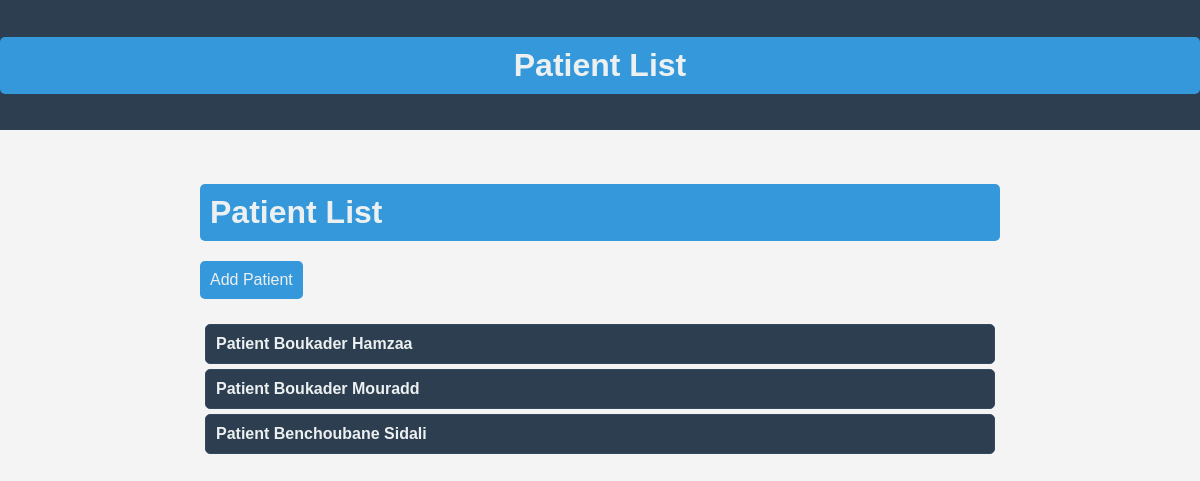
The app's page /patients/ with its own data.
### clinicHub/models.py (models this page shows, shortened)
class Person(models.Model):
    ID_Person = models.AutoField(primary_key=True)
    Nom = models.CharField(max_length=(50))
    Prenom = models.CharField(max_length=(50))
    DateNaissance = models.DateField(default='2000-01-01')
    sexe = models.CharField(max_length=(50))
    Adresse = models.CharField(max_length=(50))
    num_tel = models.IntegerField(default=0)
    email = models.EmailField(default="test@domain.com")

class Patient(Person):
    ID_Patient = models.AutoField(primary_key=True)
    def __str__(self):
        return 'Patient '+self.Nom +' '+self.Prenom

class Person(models.Model):
    ID_Person = models.AutoField(primary_key=True)
    Nom = models.CharField(max_length=(50))
    Prenom = models.CharField(max_length=(50))
    DateNaissance = models.DateField(default='2000-01-01')
    sexe = models.CharField(max_length=(50))
    Adresse = models.CharField(max_length=(50))
    num_tel = models.IntegerField(default=0)
    email = models.EmailField(default="test@domain.com")

### clinicHub/views.py (the view)
# urls.py: path('patients/', views.PatientCRUDView.patient_list, name='patient_list'),
    def patient_list(request):
        template_list = 'patients/List.html'
        patients = Patient.objects.all()
        return render(request, template_list, {'patients': patients})

### clinicHub/templates/patients/List.html (shortened to what this page needs)
{% extends 'patients/Patients.html' %} Patient List {% block content %}
<h1>{% block header %}Patient List{% endblock %}</h1>
<a class="button" href="{% url 'create_patient' %}">Add Patient</a>
<ul class="patient-list">
  {% for patient in patients %}
  <li><a href="{% url 'patient_detail' pk=patient.pk %}">{{ patient }}</a></li>
  {% endfor %}
</ul>
{% endblock %}

### clinicHub/templates/patients/Patients.html (style rules this page uses)
body { font-family: "Arial", sans-serif; margin: 0; padding: 0; background-color: #f4f4f4; color: #333; }
h1 { background-color: #3498db; color: #ecf0f1; padding: 10px; border-radius: 5px; margin-bottom: 20px; }

### clinicHub/templates/patients/List.html (style rules this page uses)
body { font-family: "Arial", sans-serif; margin: 0; padding: 0; background-color: #f4f4f4; color: #333; }
h1 { background-color: #3498db; color: #ecf0f1; padding: 10px; border-radius: 5px; margin-bottom: 20px; }
.button { background-color: #3498db; color: #ecf0f1; padding: 10px; text-decoration: none; border-radius: 5px; display: inline-block; margin-bottom: 20px; }
.patient-list { list-style: none; padding: 0; margin: 0; }
.patient-list li { background-color: #2c3e50; border: 1px solid #34495e; border-radius: 5px; margin: 5px; padding: 10px; }
.patient-list a { text-decoration: none; color: #ecf0f1; font-weight: bold; }

### records on screen
Patient: Prenom "Patient Boukader Hamzaa"
Patient: Prenom "Patient Boukader Mouradd"
Patient: Prenom "Patient Benchoubane Sidali"
